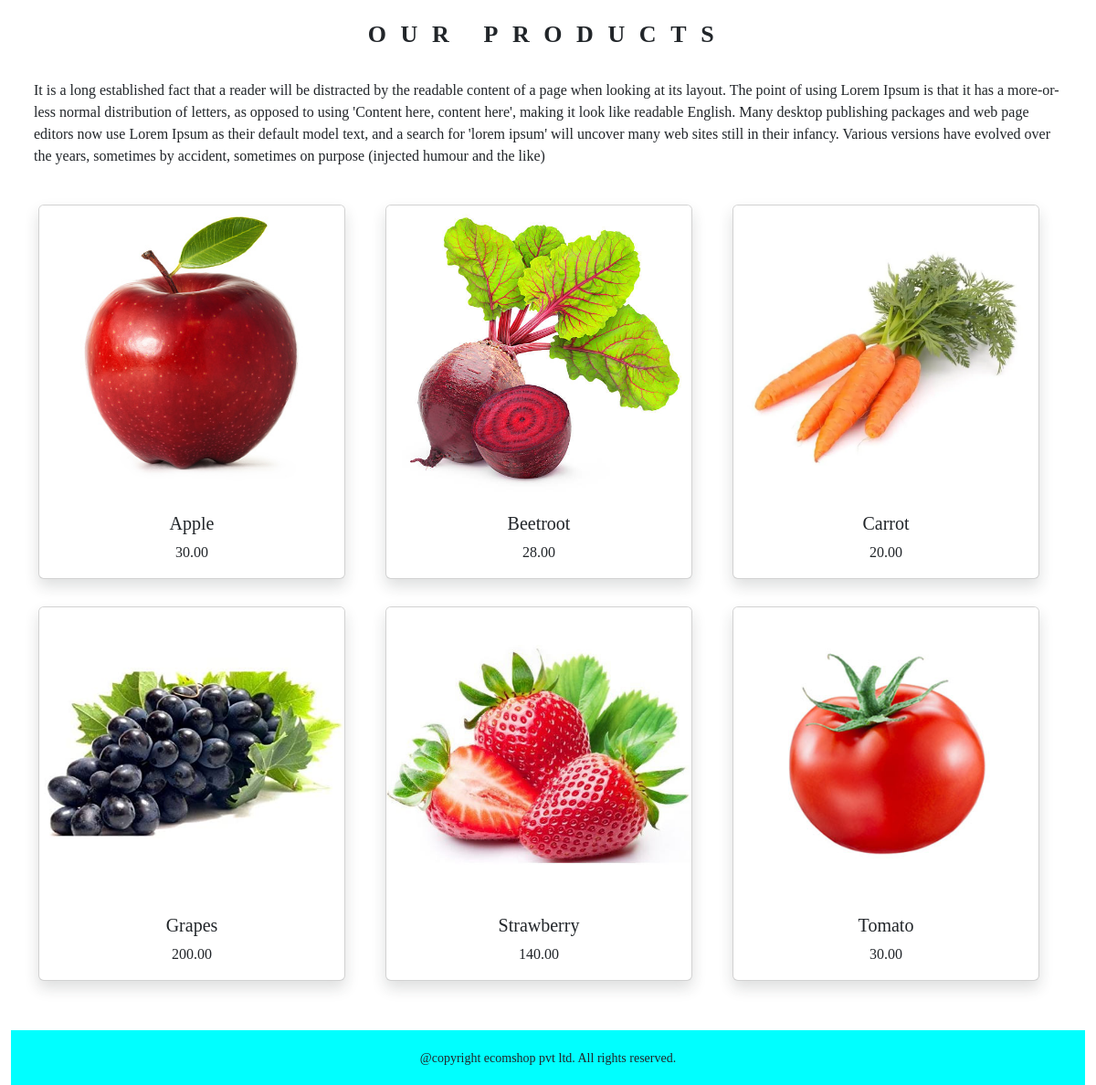
The page /ecomapp (lower part) on the database as committed earlier.
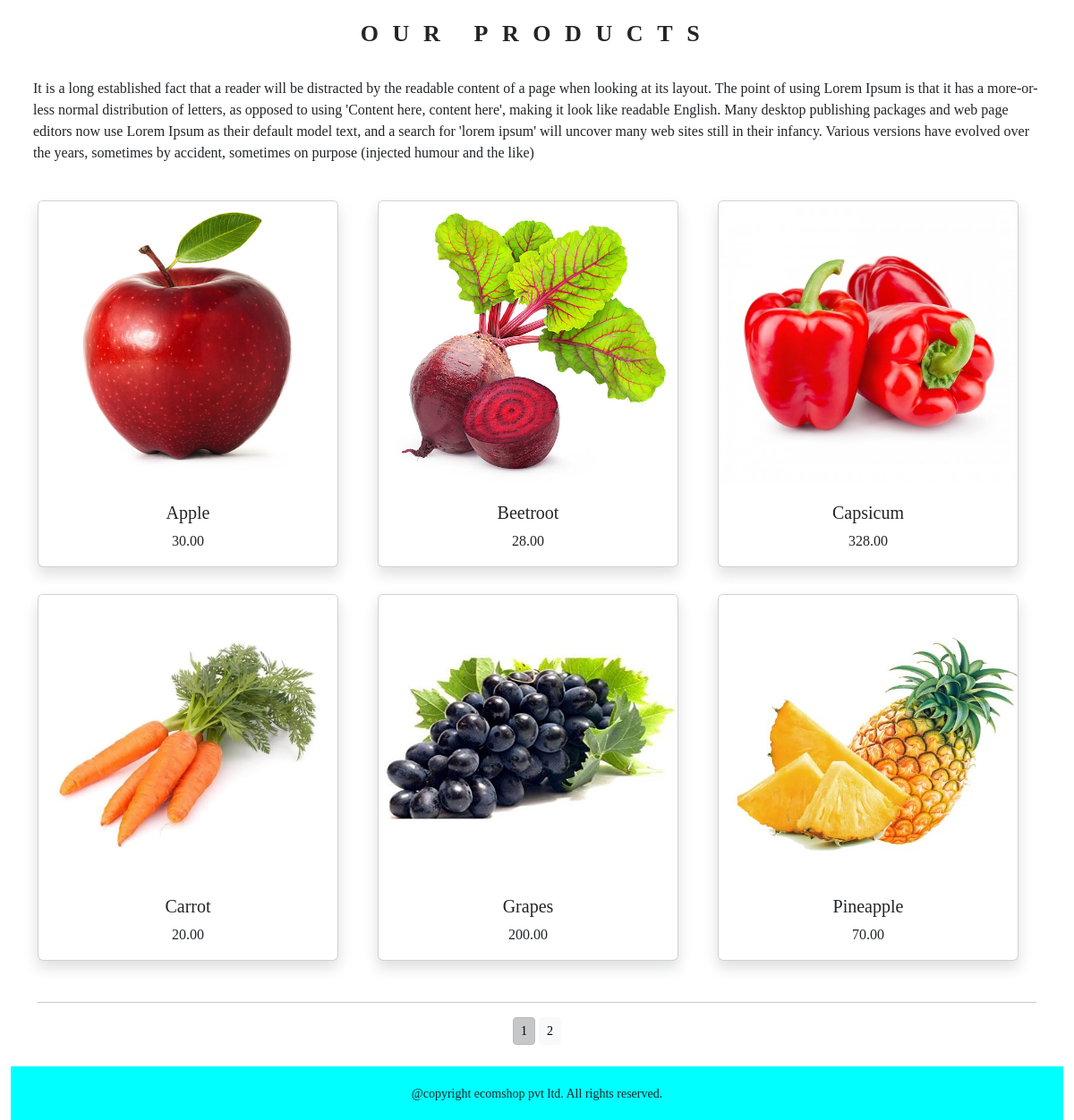
The same page on the database as committed later.
### ecomapp/models.py (models this page shows, shortened)
class Product(models.Model):
    name = models.CharField(max_length=250,unique=True)
    slug = models.SlugField(max_length=250,unique=True)
    description = models.TextField(blank=True)
    price = models.DecimalField(max_digits=10,decimal_places=2)
    category = models.ForeignKey(Category, on_delete=models.CASCADE)
    image = models.ImageField(upload_to ='product' ,blank=True)
    stock = models.IntegerField()
    available = models.BooleanField(default=True)
    created = models.DateTimeField(auto_now_add=True)
    updated = models.DateTimeField(auto_now=True)
    def get_url(self):
        return reverse('ecomapp:prodCatdetail', args=[self.category.slug,self.slug])
    class Meta:
        ordering = ('name',)
        verbose_name = ('product')
        verbose_name_plural = ('products')

### ecomapp/views.py (the view)
# urls.py: path('', views.allProductCat, name='allProductCat'),
def allProductCat(request, c_slug=None):
    c_page =None
    products_list = None
    if c_slug!= None:
        c_page= get_object_or_404(Category,slug=c_slug)
        products_list = Product.objects.all().filter(category=c_page, available=True)
    else:
        products_list = Product.objects.all().filter(available=True)
    paginator=Paginator(products_list,6)
    try:
        page = int(request.GET.get('page','1'))
    except:
        page = 1
    try:
        products=paginator.page(page)
    except (EmptyPage,InvalidPage):
        products=paginator.page(paginator.num_pages)
    return render(request, "category.html", {'category': c_page, 'products': products})

### cart/context_processors.py (called while the page is built)
def counter(request):
    item_count=0
    if 'admin' in request.path:
        return {}
    else:
        try:
            cart= Cart.objects.filter(cart_id=_cart_id(request))
            car_items=CartItem.objects.all().filter(cart=cart[:1])
            for cart_item in car_items:
                item_count += cart_item.quantity
        except Cart.DoesNotExist:
            item_count = 0
    return dict(item_count=item_count)

### cart/views.py (called while the page is built)
def _cart_id(request):
    cart=request.session.session_key
    if not cart:
        cart = request.session.create()
    return cart

### ecomapp/context_processors.py (called while the page is built)
def menu_links(request):
    links =Category.objects.all()
    return dict(links=links)

### ecomapp/models.py (called while the page is built)
    def get_url(self):
        return reverse('ecomapp:products_by_category', args=[self.slug])

### templates/category.html (shortened to what this page needs)
{% extends 'base.html' %}
{% load static %}
{% block content %}
<div class="mx_auto">
  {% if category %}
  <img
    class="my_image"
    src="{{ category.image.url }}"
    alt="{{ category.name }}"
  />
</div>
<br />
<div>
  <h2 class="text-center my_title">{{ category.name }}</h2>
  <p class="text-justify">{{ category.description }}</p>
</div>
{% else %}
<br />
<div>
  <h2 class="text-center my_title">Our Products</h2>
  <p class="text-justify">
    It is a long established fact that a reader will be distracted by the
    readable content of a page when looking at its layout. The point of using
    Lorem Ipsum is that it has a more-or-less normal distribution of letters, as
    opposed to using 'Content here, content here', making it look like readable
    English. Many desktop publishing packages and web page editors now use Lorem
    Ipsum as their default model text, and a search for 'lorem ipsum' will
    uncover many web sites still in their infancy. Various versions have evolved
    over the years, sometimes by accident, sometimes on purpose (injected humour
    and the like)
  </p>
</div>
{% endif %}
<div class="container">
  <div class="row">
    {% for product in products.object_list %}
    <div class="my_bottom_margin col-9 col-sm-12 col-md-4 xol-lg-4" style="margin-bottom: 20px; height:420px">
      <div class="card shadow text-center" style="min-width: 18rem; margin-right: 20px;">
        <a href="{{product.get_url}}">
        <img src="{{product.image.url}}" class="card-img-top" alt="img" width="80px" height="320px" />
        </a>
        <div class="card-body">
          <h5 class="card-title">{{product.name}}</h5>
          <p class="card-text">
            {{product.price}}
          </p>
        </div>
      </div>
      </div>
    {% endfor %}
  </div>
  <div>
    {% if products.paginator.num_pages > 1 %}
    <hr>
    <div class="text-center">
      {% for pg in products.paginator.page_range %}
      <a href="?page={{pg}}" class="btn btn-light btn-sm {% if products.number == pg %} active {% endif %}">{{pg}}</a>
      {% endfor %}
    </div>
    {% endif %}
  </div><br>
</div>
{% endblock%}

### templates/base.html (shortened to what this page needs)
{% load static %}
<!DOCTYPE html>
<html lang="en">
  <head>
    <link rel="stylesheet" href="{% static 'css/custom.css' %}">
    <link href="{% static 'css/bootstrap.min.css' %}" rel="stylesheet">
  </head>
  <body>
    <div class="container-fluid">
      {% block content %}
      {% endblock %}
    </div>
      {% include 'footer.html' %}
  </body>
</html>

### templates/header.html (shortened to what this page needs)
{% load static %}

### templates/nav.html (shortened to what this page needs)
{% load static %}

### templates/footer.html
{% load static %}
<div class="footer navbar-fixed-bottom my_footer">
    <p class="text-center">@copyright ecomshop pvt ltd. All rights reserved.</p>
</div>

### static/css/custom.css (style rules this page uses)
* { font-family:ui-sans-serif; }
.my_footer { background-color:aqua; position: relative; height: 60px; }
.my_footer p { padding-top: 20px; font-size: 14px; }
.my_title { font-size: 26px; font-weight: bold; text-transform: uppercase; letter-spacing: .6em; }
.text-justify { padding: 25px; }
.my_bottom_margin { margin-bottom: 10px; }

Rows that differ between the two databases and show on the page:
no longer on this page (row unchanged): Product: image (picture), name "Strawberry", price "140.00"
no longer on this page (row unchanged): Product: image (picture), name "Tomato", price "30.00"
added Product: image (picture), name "Capsicum", price "328.00"
added Product: image (picture), name "Pineapple", price "70.00"
Other text that changed with them:
new list line: "1"
new list line: "2"
